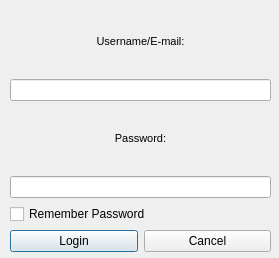
<?xml version="1.0" encoding="UTF-8"?>
<ui version="4.0">
 <class>loginDialog</class>
 <widget class="QDialog" name="loginDialog">
  <property name="geometry">
   <rect>
    <x>0</x>
    <y>0</y>
    <width>279</width>
    <height>258</height>
   </rect>
  </property>
  <property name="sizePolicy">
   <sizepolicy hsizetype="Fixed" vsizetype="Fixed">
    <horstretch>0</horstretch>
    <verstretch>0</verstretch>
   </sizepolicy>
  </property>
  <property name="maximumSize">
   <size>
    <width>279</width>
    <height>258</height>
   </size>
  </property>
  <property name="windowTitle">
   <string>Dialog</string>
  </property>
  <property name="windowIcon">
   <iconset>
    <normaloff>:/twitter/twitter_system_tray1.png</normaloff>:/twitter/twitter_system_tray1.png</iconset>
  </property>
  <widget class="QWidget" name="verticalLayoutWidget">
   <property name="geometry">
    <rect>
     <x>10</x>
     <y>10</y>
     <width>261</width>
     <height>242</height>
    </rect>
   </property>
   <layout class="QVBoxLayout" name="verticalLayout">
    <item>
     <widget class="QLabel" name="label_2">
      <property name="text">
       <string>&lt;!DOCTYPE HTML PUBLIC &quot;-//W3C//DTD HTML 4.0//EN&quot; &quot;http://www.w3.org/TR/REC-html40/strict.dtd&quot;&gt;
&lt;html&gt;&lt;head&gt;&lt;meta name=&quot;qrichtext&quot; content=&quot;1&quot; /&gt;&lt;style type=&quot;text/css&quot;&gt;
p, li { white-space: pre-wrap; }
&lt;/style&gt;&lt;/head&gt;&lt;body style=&quot; font-family:'MS Shell Dlg 2'; font-size:8.25pt; font-weight:400; font-style:normal;&quot;&gt;
&lt;p style=&quot; margin-top:0px; margin-bottom:0px; margin-left:0px; margin-right:0px; -qt-block-indent:0; text-indent:0px;&quot;&gt;&lt;span style=&quot; font-size:8pt;&quot;&gt;Username/E-mail:&lt;/span&gt;&lt;/p&gt;&lt;/body&gt;&lt;/html&gt;</string>
      </property>
      <property name="scaledContents">
       <bool>false</bool>
      </property>
      <property name="alignment">
       <set>Qt::AlignCenter</set>
      </property>
     </widget>
    </item>
    <item>
     <widget class="LineEdit" name="loginLineEdit"/>
    </item>
    <item>
     <widget class="QLabel" name="label">
      <property name="text">
       <string>&lt;!DOCTYPE HTML PUBLIC &quot;-//W3C//DTD HTML 4.0//EN&quot; &quot;http://www.w3.org/TR/REC-html40/strict.dtd&quot;&gt;
&lt;html&gt;&lt;head&gt;&lt;meta name=&quot;qrichtext&quot; content=&quot;1&quot; /&gt;&lt;style type=&quot;text/css&quot;&gt;
p, li { white-space: pre-wrap; }
&lt;/style&gt;&lt;/head&gt;&lt;body style=&quot; font-family:'MS Shell Dlg 2'; font-size:8.25pt; font-weight:400; font-style:normal;&quot;&gt;
&lt;p style=&quot; margin-top:0px; margin-bottom:0px; margin-left:0px; margin-right:0px; -qt-block-indent:0; text-indent:0px;&quot;&gt;&lt;span style=&quot; font-size:8pt;&quot;&gt;Password:&lt;/span&gt;&lt;/p&gt;&lt;/body&gt;&lt;/html&gt;</string>
      </property>
      <property name="alignment">
       <set>Qt::AlignCenter</set>
      </property>
     </widget>
    </item>
    <item>
     <widget class="LineEdit" name="passwordLineEdit">
      <property name="echoMode">
       <enum>QLineEdit::Password</enum>
      </property>
     </widget>
    </item>
    <item>
     <widget class="QCheckBox" name="rememberPasswordCheckBox">
      <property name="layoutDirection">
       <enum>Qt::LeftToRight</enum>
      </property>
      <property name="text">
       <string>Remember Password</string>
      </property>
      <property name="tristate">
       <bool>false</bool>
      </property>
     </widget>
    </item>
    <item>
     <layout class="QHBoxLayout" name="horizontalLayout">
      <item>
       <widget class="QPushButton" name="login">
        <property name="text">
         <string>Login</string>
        </property>
       </widget>
      </item>
      <item>
       <widget class="QPushButton" name="cancel">
        <property name="text">
         <string>Cancel</string>
        </property>
       </widget>
      </item>
     </layout>
    </item>
   </layout>
   <zorder>label</zorder>
   <zorder>passwordLineEdit</zorder>
   <zorder>rememberPasswordCheckBox</zorder>
   <zorder>label_2</zorder>
   <zorder>loginLineEdit</zorder>
  </widget>
 </widget>
 <customwidgets>
  <customwidget>
   <class>LineEdit</class>
   <extends>QLineEdit</extends>
   <header location="global">lineedit.h</header>
  </customwidget>
 </customwidgets>
 <resources/>
 <connections>
  <connection>
   <sender>login</sender>
   <signal>clicked()</signal>
   <receiver>loginDialog</receiver>
   <slot>accept()</slot>
   <hints>
    <hint type="sourcelabel">
     <x>116</x>
     <y>187</y>
    </hint>
    <hint type="destinationlabel">
     <x>0</x>
     <y>29</y>
    </hint>
   </hints>
  </connection>
  <connection>
   <sender>cancel</sender>
   <signal>clicked()</signal>
   <receiver>loginDialog</receiver>
   <slot>reject()</slot>
   <hints>
    <hint type="sourcelabel">
     <x>244</x>
     <y>199</y>
    </hint>
    <hint type="destinationlabel">
     <x>278</x>
     <y>95</y>
    </hint>
   </hints>
  </connection>
 </connections>
</ui>
